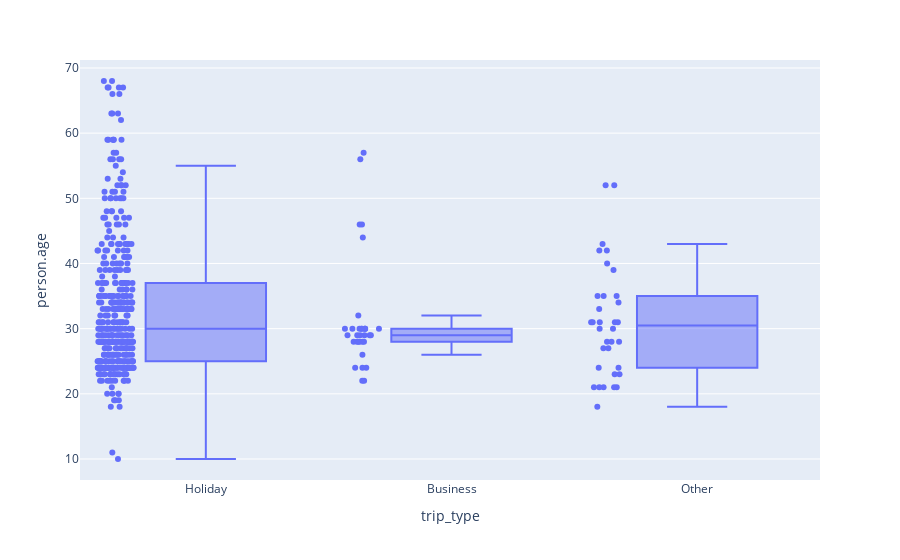

Notebook source saved alongside this figure:
### Code cell
fig = px.box(phase1_df, x='trip_type',y='person.age', points='all')
fig.show()

### Figure 1 — Plotly figure (JSON) as saved in the notebook; plotly's stock layout.template omitted (floating-point values rounded to 4 significant figures; data arrays with more than 128 entries replaced by an {"elided": "..."} marker saying what was removed)
{"data": [{"alignmentgroup": "True", "boxpoints": "all", "hovertemplate": "trip_type=%{x}<br>person.age=%{y}<extra></extra>", "legendgroup": "", "marker": {"color": "#636efa"}, "name": "", "notched": false, "offsetgroup": "", "orientation": "v", "showlegend": false, "type": "box", "x": {"elided": "491 str values"}, "x0": " ", "xaxis": "x", "y": {"elided": "491 int values"}, "y0": " ", "yaxis": "y"}], "layout": {"boxmode": "group", "legend": {"tracegroupgap": 0}, "margin": {"t": 60}, "xaxis": {"anchor": "y", "domain": [0, 1], "title": {"text": "trip_type"}}, "yaxis": {"anchor": "x", "domain": [0, 1], "title": {"text": "person.age"}}}}
